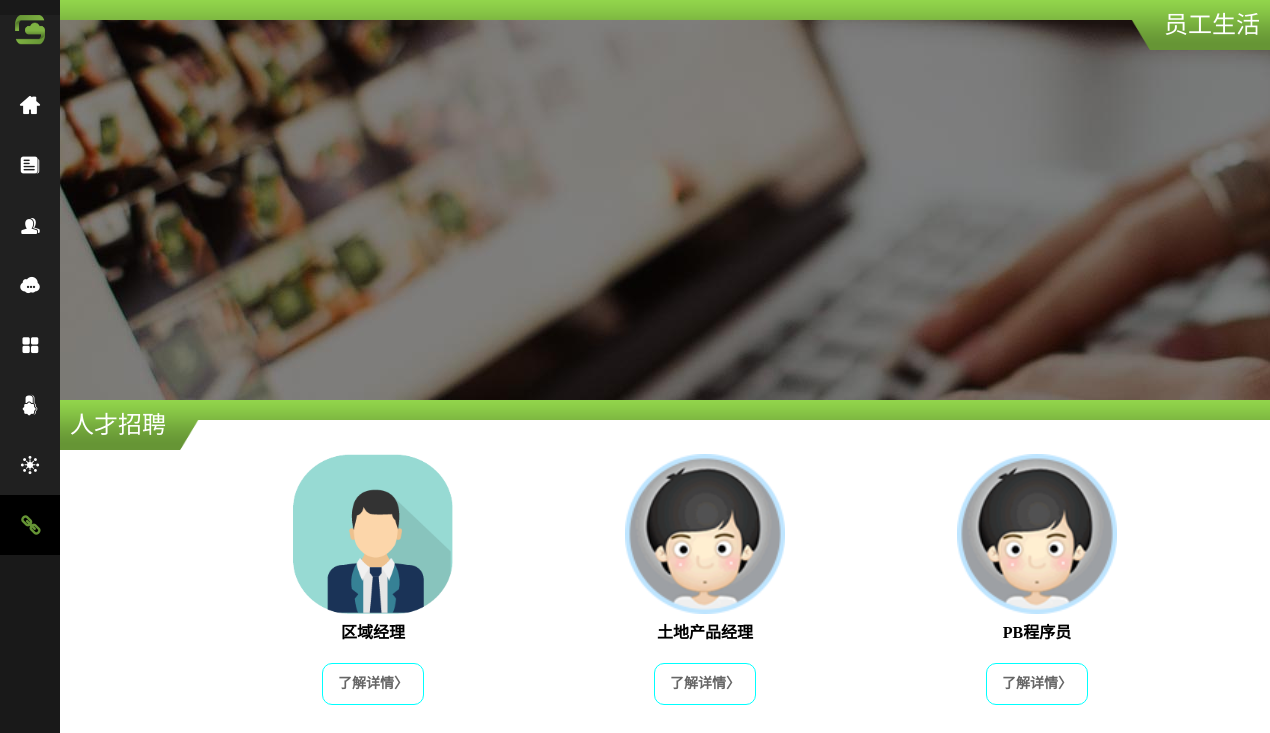
The page /joinus/ on the database its author committed.
### siteManager/models.py (models this page shows, shortened)
class RecruitContent(models.Model):
    Position = models.CharField(verbose_name='招聘职位', max_length=50, blank=True)
    Content = RichTextUploadingField(verbose_name='招聘内容',null=True, blank=True)
    IsPublish = models.BooleanField(verbose_name='是否发布', default=False)
    IsFinish = models.BooleanField(verbose_name='招聘结束', default=False)
    Attachment = models.FileField(verbose_name='附件', null=True, blank=True)
    CreateTime = models.DateTimeField(verbose_name='创建时间', auto_now_add=True)
    ModifyTime = models.DateTimeField(verbose_name='更新时间', auto_now=True)
    class Meta:
        verbose_name_plural = verbose_name = '招聘内容'

### siteManager/views.py (the view)
# urls.py: url(r'^joinus/$', views.joinus, name='joinus'),
def joinus(request):
    live_list = {}
    recruit_list = {}
    if EmployeeLife.objects.filter().count() > 0:
        live_list = EmployeeLife.objects.filter().values(
            'id', 'Title', 'Attachment').order_by('-CreateTime')[0:5]
    if RecruitContent.objects.filter(IsFinish=False).count() > 0:
        recruit_list = RecruitContent.objects.filter(IsFinish=False, IsPublish=True).values(
            'id', 'Position', 'Attachment')[0:3]
    content = {
        'liveList': live_list,
        'recruitlist': recruit_list,
        'imgurl': settings.MEDIA_URL,
    }
    return render(request, 'siteManager/joinus.html', content)

### siteManager/templates/siteManager/joinus.html (shortened to what this page needs)
{% extends 'siteManager/base.html' %}
{% load staticfiles %}
{% block head %}
<link rel="stylesheet" href="{% static 'css/posterTvGrid.css' %}">
<link rel="stylesheet" href="{% static 'css/index.css' %}">
<link rel="stylesheet" href="{% static 'css/gongyong.css' %}">
<link rel="stylesheet" href="{% static 'css/jiaru.css' %}">
<link rel="stylesheet" href="{% static 'css/width-1440.css' %}" >
<link rel="stylesheet" href="{% static 'css/width-1366.css' %}" >
<link rel="stylesheet" href="{% static 'css/width-1280.css' %}" >
{% endblock %}
{% block content %}
<div style="height: 100%;">
    <div style="width: 100%;margin-left: 60px; height: 100% ">
        <div class="topbox">
            <div style="width:100%; height:50px; position:absolute;">
                <div class="jiaru_head_1">
                    <p style="font-size:24px; font-family:'微软雅黑'; line-height:50px; text-align:right; padding-right:10px; color:#FFF">
                        员工生活</p>
                </div>
                <div style="width:87.1%; height:20px; background:url(/static/img/2c.png) no-repeat; background-size:100% 100%; position:absolute; left:0;"></div>
            </div>
            <div class="jiaru_div_lunbo">
            </div>
        </div>
        <div class="box">
            <div class="box6">
                <div class="box5" style="">
                    <p class="p">人才招聘</p>
                </div>
                <div class="p1" style=""></div>
            </div>
            <div class="box4">
                <ul class="jiaru_c">
                    {% for recruit in recruitlist %}
                    <li class="c1">
                        <div class="c3" style="">
                            {% if recruit.Attachment %}
                               <img src="{{imgurl}}{{recruit.Attachment}}" />
                            {% else %}
                               <img src=" /static/img/2.png"/>
                            {% endif%}
                        </div>
                        <p>{{recruit.Position}}</p>
                        <a href="{% url 'joinusdetail' recruit.id  %}" class="c4" style="">了解详情〉</a>
                    </li>
                    {% endfor %}
                </ul>
            </div>
        </div>
    </div>
</div>
{% endblock %}

### siteManager/static/css/gongyong.css (style rules this page uses)
body { margin:0; padding:0; background-color:#FFF; }
body, html { height: 100%; -webkit-tap-highlight-color: transparent; }
ul,li { padding:0; margin:0; list-style:none; }
body,h1,h2,h3,h4,p { margin:0; padding:0; }
img,a { display:block; }
a { text-decoration:none; color:inherit; font-family:'微软雅黑'; font-size:14px; display:block; }

### siteManager/static/css/jiaru.css (style rules this page uses)
* { margin:0; padding:0; }
.box { width:100%; height:50%; overflow:hidden; position:relative; }
.box4 { width:1000px; height:300px; margin:50px auto 0; }
.jiaru_c { width:1000px; height:300px; }
.c1 { width:300px; height:300px; float:left; margin-left:24px; }
.c1 p { text-align:center; font-family:'微软雅黑'; margin-top:10px;font-weight:bold; }
.c3 { width:200px; height:200px; margin:auto auto 0; }
.c4 { width:100px; text-align:center; line-height:40px; height:40px; border-radius:10px; margin:20px auto 0; font-family:'微软雅黑'; font-weight:bold; border:#0FF 1px solid; color:#666; }
.c3 img { width:100%; height:100%; }
.topbox { position: relative; width:100%; height:50%; background-color:#0FF; overflow:hidden; background-image:url(../img/bg3.jpg); }
.box6 { width:100%; height:50px; position:absolute; }
.box5 { width:200px; height:50px; background:url(../img/1c.png) no-repeat; background-size:100% 100%; float:left; }
.p { font-size:24px; font-family:'微软雅黑'; line-height:50px; padding-left:10px; color:#FFF }
.p1 { width:90.2%; height:20px; background:url(../img/2c.png) no-repeat; background-size:100% 100%; position:absolute; right:0; }
.jiaru_head_1 { width:200px; height:50px; background:url(/static/img/3c.png) no-repeat; background-size:100% 100%; float:right; margin-right:60px; }
.jiaru_div_lunbo { position: absolute; top: 50%; margin-top: -200px; width: 1200px; left: 50%; margin-left: -630px; }

### siteManager/static/css/width-1440.css (style rules this page uses)
@media only screen and (max-width:1440px) { .c1 { font-family:'微软雅黑'; display:block; padding:4px; } }
@media only screen and (max-width:1440px) { .jiaru_div_lunbo { position: absolute; top: 50%; margin-top: -200px; width: 1200px; left: 50%; margin-left: -630px; } }

### siteManager/static/css/width-1366.css (style rules this page uses)
@media only screen and (max-width:1366px) { .c3 img { width:80%; height:80%; margin-left:20px; } }
@media only screen and (max-width:1366px) { .c1 p { text-align:center; font-family:'微软雅黑'; margin-top:-35px; font-weight:bold; } }
@media only screen and (max-width:1366px) { .c1 { font-family:'微软雅黑'; display:block; padding:4px; font-weight: bold; } }
@media only screen and (max-width:1366px) { .jiaru_div_lunbo { position: absolute; top: 50%; margin-top: -165px; width: 1200px; left: 50%; margin-left: -630px; } }

### rows shown on the page
RecruitContent: Attachment (picture), Position "区域经理"
RecruitContent: Position "土地产品经理"
RecruitContent: Position "PB程序员"
